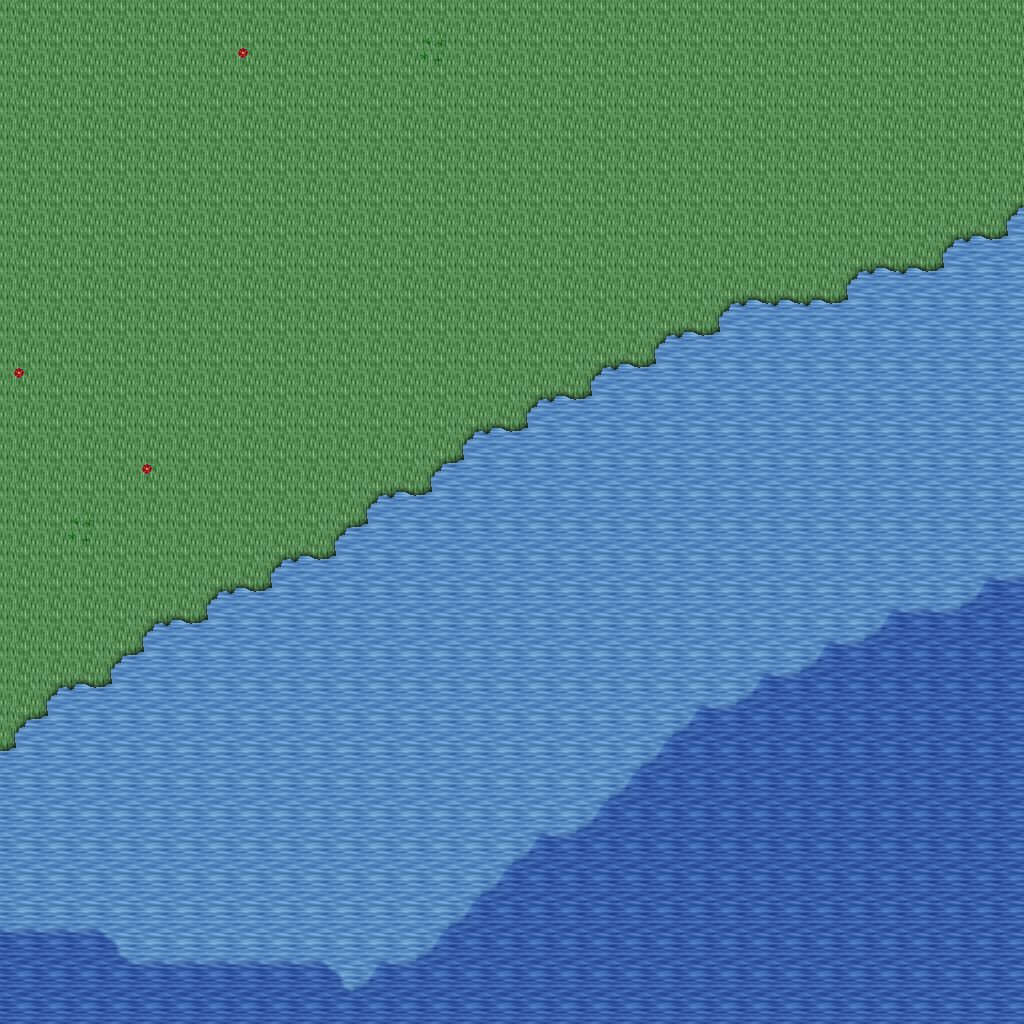

The image is a tile-based game level rendered from a .tmx file. Its description and source (layers, tilesets, objects; grid data summarised) follow:
An orthogonal 32x32 tile map with 32x32 px tiles, 5 tile layers (Ground, Objects, Objects2, Above, ...), 1 hidden layer not drawn, 14 tilesets.

<map version="1.10" tiledversion="1.11.0" orientation="orthogonal" renderorder="right-down" width="32" height="32" tilewidth="32" tileheight="32" infinite="0" nextlayerid="11" nextobjectid="1">
 <tileset firstgid="1" name="ground_ground" tilewidth="32" tileheight="32" tilecount="33" columns="3">
  <image source="../drawable/ground_ground.png" width="96" height="352" />
 </tileset>
 <tileset firstgid="34" name="plant_flower_daisy_red" tilewidth="32" tileheight="32" tilecount="8" columns="2">
  <image source="../drawable/plant_flower_daisy_red.png" width="64" height="128" />
 </tileset>
 <tileset firstgid="42" name="ground_grass_edges" tilewidth="32" tileheight="32" tilecount="36" columns="12">
  <image source="../drawable/ground_grass_edges.png" width="384" height="96" />
 </tileset>
 <tileset firstgid="78" name="ground_grass_corners" tilewidth="32" tileheight="32" tilecount="24" columns="6">
  <image source="../drawable/ground_grass_corners.png" width="192" height="128" />
 </tileset>
 <tileset firstgid="102" name="ground_water_pool" tilewidth="32" tileheight="32" tilecount="72" columns="3">
  <image source="../drawable/ground_water_pool.png" width="96" height="768" />
 </tileset>
 <tileset firstgid="174" name="plant_flower_daisy_white" tilewidth="32" tileheight="32" tilecount="8" columns="2">
  <image source="../drawable/plant_flower_daisy_white.png" width="64" height="128" />
 </tileset>
 <tileset firstgid="182" name="plant_grasses" tilewidth="32" tileheight="32" tilecount="6" columns="3">
  <image source="../drawable/plant_grasses.png" width="96" height="64" />
 </tileset>
 <tileset firstgid="188" name="item_statue_bird" tilewidth="32" tileheight="32" tilecount="8" columns="2">
  <image source="../drawable/item_statue_bird.png" width="64" height="128" />
 </tileset>
 <tileset firstgid="196" name="plant_tree_tree_darkgreen" tilewidth="32" tileheight="32" tilecount="88" columns="8">
  <image source="../drawable/plant_tree_tree_darkgreen.png" width="256" height="352" />
 </tileset>
 <tileset firstgid="284" name="logic_collision" tilewidth="32" tileheight="32" tilecount="1" columns="1">
  <image source="../drawable/logic_collision.png" width="32" height="32" />
 </tileset>
 <tileset firstgid="285" name="ground_water_pool_deep" tilewidth="32" tileheight="32" tilecount="72" columns="3">
  <image source="../drawable/ground_water_pool_deep.png" width="96" height="768" />
 </tileset>
 <tileset firstgid="357" name="logic_item_fruits" tilewidth="32" tileheight="32" tilecount="16" columns="8">
  <image source="../drawable/logic_item_fruits.png" width="256" height="64" />
 </tileset>
 <tileset firstgid="373" name="plant_tree_umbrella_thorn" tilewidth="32" tileheight="32" tilecount="18" columns="6">
  <image source="../drawable/plant_tree_umbrella_thorn.png" width="192" height="96" />
 </tileset>
 <tileset firstgid="391" name="light_light_5x5" tilewidth="32" tileheight="32" tilecount="25" columns="5">
  <image source="../drawable/light_light_5x5.png" width="160" height="160" />
 </tileset>
 <layer id="1" name="Ground" width="32" height="32">
  <data>[1024 cells, 1024 non-empty, 3 distinct tile ids]</data>
 </layer>
 <layer id="2" name="Objects" width="32" height="32">
  <data>[1024 cells, 84 non-empty, 7 distinct tile ids]</data>
 </layer>
 <layer id="3" name="Objects2" width="32" height="32">
  <data>[1024 cells, 2 non-empty, 1 distinct tile ids]</data>
 </layer>
 <layer id="4" name="Above" width="32" height="32">
  <data>[1024 cells, 0 non-empty, 0 distinct tile ids]</data>
 </layer>
 <layer id="5" name="Above2" width="32" height="32">
  <data>[1024 cells, 0 non-empty, 0 distinct tile ids]</data>
 </layer>
 <layer id="6" name="Walkable" width="32" height="32" visible="0">
  <data>[1024 cells, 211 non-empty, 1 distinct tile ids]</data>
 </layer>
 <objectgroup id="7" name="Mapevents" />
 <objectgroup id="8" name="Spawn" />
 <objectgroup id="9" name="Keys" />
 <objectgroup id="10" name="Replace" />
</map>
